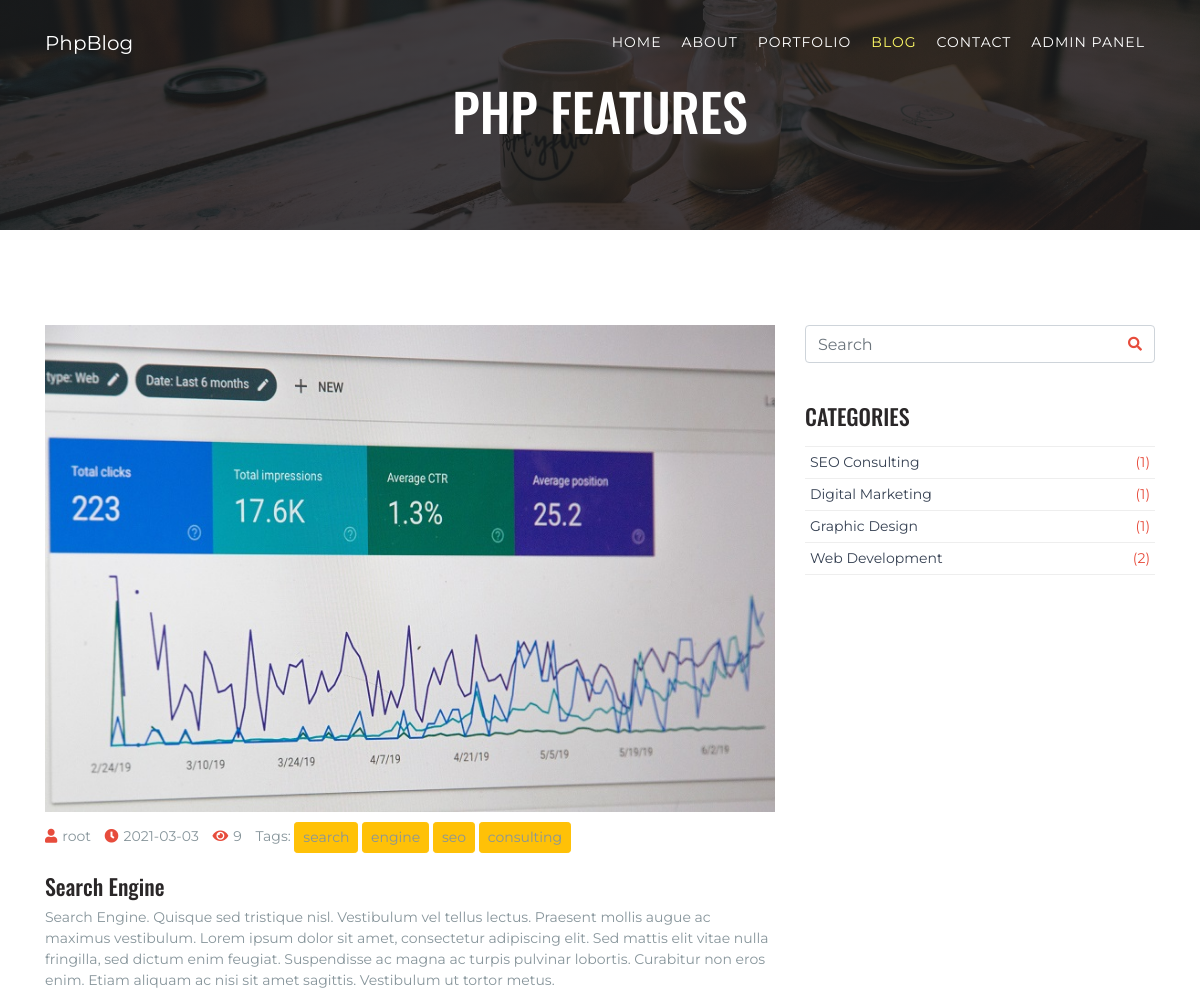
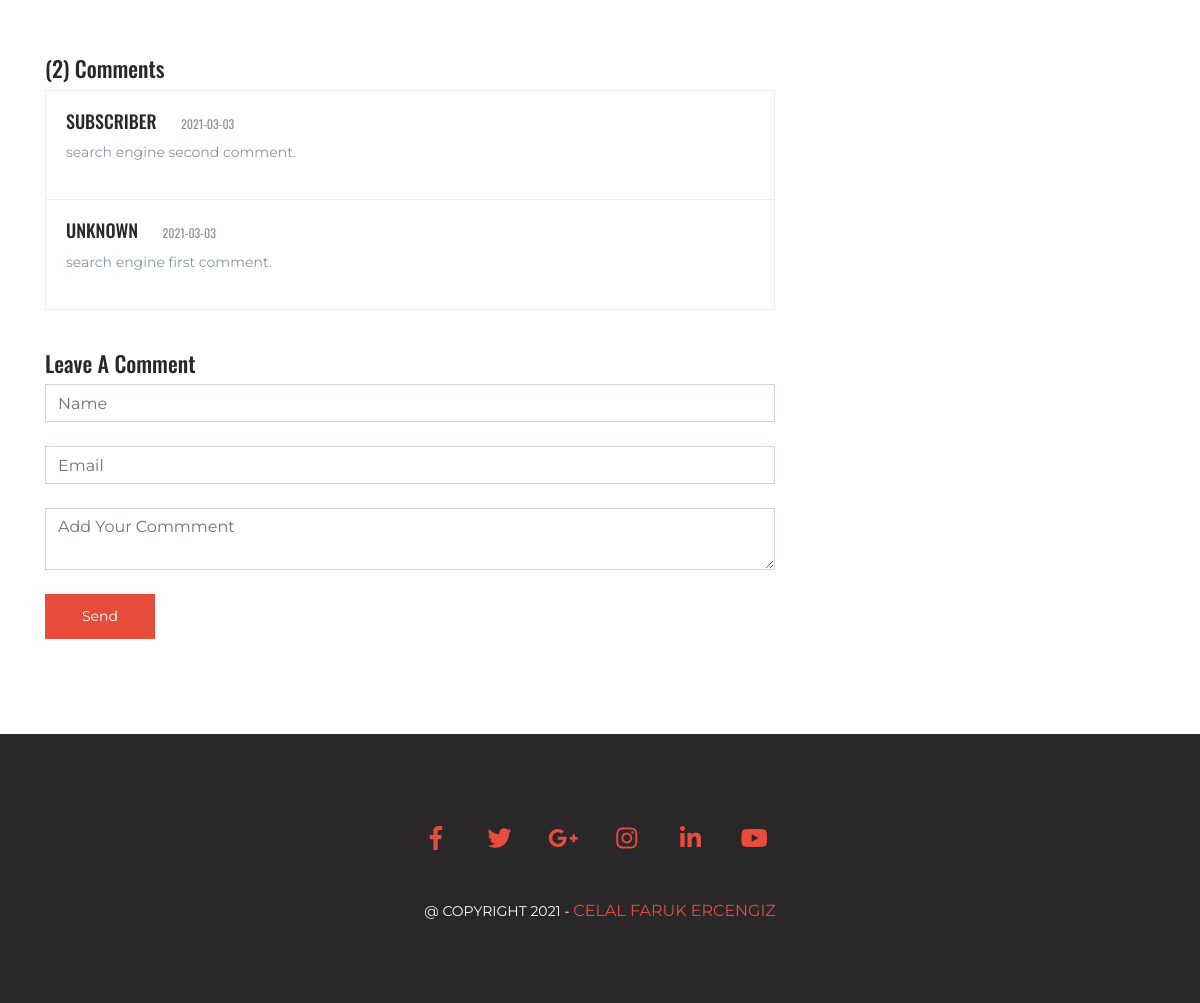
Screenshot of /blog-single.php?look=19 with the database file from the repository (2 pictures, top to bottom).
### tables this page shows
CREATE TABLE `posts` (
  `post_id` int(11) NOT NULL,
  `post_category` varchar(50) NOT NULL,
  `post_title` varchar(100) NOT NULL,
  `post_author` varchar(100) NOT NULL,
  `post_date` date NOT NULL,
  `post_comment_number` int(10) NOT NULL,
  `post_image` text NOT NULL,
  `post_text` text NOT NULL,
  `post_tags` text NOT NULL,
  `post_hits` int(10) NOT NULL
);

CREATE TABLE `comments` (
  `comment_id` int(5) NOT NULL,
  `comment_post_id` int(5) NOT NULL,
  `comment_date` date NOT NULL,
  `comment_author` varchar(50) NOT NULL,
  `comment_email` varchar(64) NOT NULL,
  `comment_text` text NOT NULL,
  `comment_status` varchar(50) NOT NULL
);

CREATE TABLE `categories` (
  `category_id` int(5) NOT NULL,
  `category_name` varchar(50) NOT NULL
);

### blog-single.php (the view, shortened to what this page needs)
<?php $page = 'blog';
include "includes/header.php"; ?>
<?php include "includes/navigation.php"; ?>
    <section class="page-image page-image-about md-padding">
        <h1 class="text-white text-center">PHP FEATURES</h1>
    </section>
    <section id="blog" class="md-padding">
        <div class="container">
            <div class="row">
                <?php
                if (isset($_GET["look"])) {
                    $p_post_id = $_GET["look"];
                }
                $sql_query = "SELECT * FROM posts WHERE post_id= $p_post_id";
                $select_all_posts = mysqli_query($conn, $sql_query);
                while ($row = mysqli_fetch_assoc($select_all_posts)) {
                $post_author = $row["post_author"];
                $post_date = $row["post_date"];
                $post_hits = $row["post_hits"];
                $post_title = ucfirst($row["post_title"]);
                $post_image = $row["post_image"];
                $post_tags = explode(",", $row["post_tags"]);
                ?>
                <main id="main" class="col-md-8">
                    <div class="blog">
                        <div class="blog-img">
                            <img src="img/post/<?php echo $post_image; ?>" class="img-fluid">
                        </div>
                        <div class="blog-content">
                            <ul class="blog-meta">
                                <li><i class="fas fa-user"></i><?php echo $post_author; ?></li>
                                <li><i class="fas fa-clock"></i><?php echo $post_date; ?></li>
                                <li><i class="fas fa-eye"></i><?php echo $post_hits; ?></li>
                                <li>Tags: <?php
                                    foreach ($post_tags as &$post_tag) {
                                        $post_tag = "<a class='btn btn-warning btn-sm'>$post_tag</a>";
                                    }
                                    echo implode(" ", $post_tags);
                                    ?></li>
                            </ul>
                            <h3><?php echo $post_title; ?></h3>
                            <p><?php echo $row["post_text"]; ?></p>
                        </div>
                        <?php } ?>
                        <?php
                        $query = "SELECT * FROM comments WHERE comment_post_id=$p_post_id AND comment_status='approved'";
                        $query .= "ORDER BY comment_id DESC";
                        $select_comment_query = mysqli_query($conn, $query);
                        $count_post_comments = mysqli_num_rows($select_comment_query);
                        ?>
                        <div class="blog-comments">
                            <h3>(<?php echo $count_post_comments; ?>) Comments</h3>
                            <?php
                            while ($row = mysqli_fetch_assoc($select_comment_query)) {
                                $comment_author = $row["comment_author"];
                                $comment_date = $row["comment_date"];
                                $comment_text = $row["comment_text"];
                                ?>
                                <div class="media">
                                    <div class="media-body">
                                        <h4 class="media-heading"><?php echo $comment_author; ?> <span
                                                    class="time"><?php echo $comment_date; ?></span></h4>
                                        <p><?php echo $comment_text; ?></p>
                                    </div>
                                </div>
                            <?php } ?>
                        </div>
                        <div class="reply-form">
                            <h3>Leave A Comment</h3>
                            <form action="" method="post">
                                <input class="form-control mb-4" type="text" name="comment_author" placeholder="Name">
                                <input class="form-control mb-4" type="email" name="comment_email" placeholder="Email">
                                <textarea class="form-control mb-4" row="5" name="comment_text"
                                          placeholder="Add Your Commment"></textarea>
                                <button type="submit" name="create_comment" class="hero-btn">Send</button>
                            </form>
                        </div>
                    </div>
                </main>
                <?php include "includes/sidebar.php"; ?>
            </div>
        </div>
    </section>
<?php include "includes/footer.php"; ?>

### includes/sidebar.php
<aside id="aside" class="col-md-4">
    <div class="widget">
        <div class="widget-search">
            <form action="./search.php" method="post">
                <input type="text" name="search" class="search-input form-control" placeholder="Search">
                <button class="search-btn" name="search_btn" type="submit"><i class="fas fa-search"></i></button>
            </form>
        </div>
    </div>
    <div class="widget">
        <h3 class="mb-3">Categories</h3>
        <div class="widget-category">
            <?php
            $sql_query = "SELECT * FROM categories ORDER BY category_id DESC ";
            $select_all_categories = mysqli_query($conn, $sql_query);
            while ($row = mysqli_fetch_assoc($select_all_categories)) {
                $category_name = $row["category_name"];
                $query2 = "SELECT * FROM posts WHERE post_category='$category_name'";
                $send_category_query = mysqli_query($conn, $query2);
                $count_category_posts = mysqli_num_rows($send_category_query);
                echo "<a href='category.php?category=$category_name'>{$category_name}<span>({$count_category_posts})</span></a>";
            }
            ?>
        </div>
    </div>
</aside>

### css/style.css (style rules this page uses)
body { font-family: 'Montserrat', sans-serif; font-size: 14px; overflow-x: hidden; color: #87959B; }
h1, h2, h3, h4, h5, h6 { font-family: 'Oswald', sans-serif; margin-top: 0; color: #2A2728; }
h1 { font-size: 52px; }
h3 { font-size: 22px; }
h4 { font-size: 18px; }
a { color: #e74c3c; text-decoration: none; transition: 0.3s opacity; font-size: 16px; }
ul, ol { margin: 0; padding: 0; list-style: none; }
section { position: relative; }
.md-padding { padding-top: 80px; padding-bottom: 80px; }
.hero-btn { display: inline-block; padding: 10px 35px; margin: 20px; border: 2px solid transparent; transition: 0.2s opacity; -webkit-transition: 0.2s opacity; background-color: #e74c3c; color: #fff; cursor: pointer; }
.page-image { display: table; width: 100%; }
.page-image-about { background: linear-gradient(rgba(21, 21, 21, .8), rgba(21, 21, 21, .8)), url("../img/aboutBg.jpg"); background-repeat: no-repeat; background-size: cover; background-position: center; }
.blog { background-color: #fff; margin: 15px 0px; }
.blog .blog-content { padding: 10px 0px; }
.blog .blog-meta { margin-bottom: 20px; }
.blog .blog-meta li { display: inline-block; font-size: 14px; margin-right: 10px; }
.blog .blog-meta li i { margin-right: 5px; color: #e74c3c; }
#aside .widget { margin-bottom: 40px; }
.widget h3 { text-transform: uppercase; }
#aside .widget-search { position: relative; }
#aside .widget-search .search-input { padding-right: 50px; }
#aside .widget-search .search-btn { position: absolute; right: 0px; bottom: 0px; width: 40px; height: 40px; border: none; line-height: 40px; background-color: transparent; color: #e74c3c; }
.widget-category a { display: block; font-size: 14px; color: #354052; border-bottom: 1px solid #eee; padding: 5px; }
.widget-category a:nth-child(1) { border-top: 1px solid #EEE; }
.widget-category a span { float: right; color: #e74c3c; }
#aside { margin-top: 15px; }
.blog-comments { margin: 40px 0; }
.blog-comments .media { padding: 20px; background-color: #FFF; border-top: 1px solid #EEE; border-bottom: 0px; border-right: 1px solid #EEE; border-left: 1px solid #EEE; margin-top: 0px; }
.blog-comments .media:last-child { border-bottom: 1px solid #EEE; }
.blog-comments .media .media-body .media-heading { text-transform: uppercase; margin-bottom: 10px; }
.blog-comments .media .media-body .media-heading .time { font-size: 12px; margin-left: 20px; font-weight: 400; color: #868F9B; }
.reply-form form .hero-btn { margin: 0; }
.reply-form form .form-control { border-radius: 0; }

### rows the page displays
posts: post_image (picture), post_author "root", post_date "2021-03-03", post_hits "9", post_tag "search engine seo consulting", post_title "Search Engine", post_text "Search Engine. Quisque sed tristique nisl. Vestibulum vel tellus lectus. Praesent mollis augue ac maximus vestibulum. Lorem ipsum dolor sit amet, consectetur adipiscing elit. Sed mattis elit vitae nulla fringilla, sed dictum enim feugiat. Suspendisse ac magna ac turpis pulvinar lobortis. Curabitur non eros enim. Etiam aliquam ac nisi sit amet sagittis. Vestibulum ut tortor metus."
comments: comment_author "SUBSCRIBER", comment_date "2021-03-03", comment_text "search engine second comment."
comments: comment_author "UNKNOWN", comment_date "2021-03-03", comment_text "search engine first comment."
categories: category_name "SEO Consulting", count_category_posts "1"
categories: category_name "Digital Marketing", count_category_posts "1"
categories: category_name "Graphic Design", count_category_posts "1"
categories: category_name "Web Development", count_category_posts "2"

### other values shown
$count_post_comments "2"
